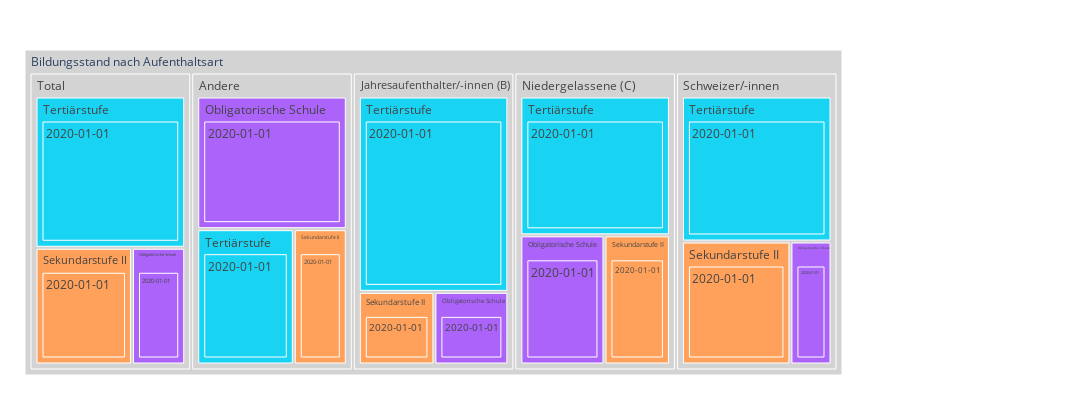

This figure's notebook cell:
### Code cell
myTitle="Bildungsstand nach Aufenthaltsart"

fig = px.treemap(myTreemapAgg.reset_index(), path=[px.Constant(myTitle),'AufartLang', 'Bildungsstand', 'Jahr']
                 , values='mean_AntBev'
                 , color='Bildungsstand'
                 ## bei discrete scales (bei Klassen und Strings):                 
                 #, color_discrete_map={'(?)':'lightgrey','EVP':'gold', 'Ausländer/in':'#FF3030', 'PdA':'#EE3B3B', 'Grüne':'#A2CD5A','GLP':'#CAFF70','Die Mitte':'orange','FDP':'#104E8B','AL':'deeppink','SVP':'forestgreen', 'FL ZÜRI':'#8B864E','Volt':'#lightblue' }         
                 , color_discrete_map={'(?)':'lightgrey','Schweizer/in':'gold', 'SP':'#FF3030' }                   ## bei continuous scales (bei Zahlenwerten):
                , color_continuous_scale='Blues'
                #, color_continuous_midpoint=np.average(df['AnzBestWir'], weights=df['AnzBestWir'])  
                 ,height=400
                 ,width=1100                 
                )
fig.update_traces(root_color="grey")
fig.update_layout(margin = dict(t=50, l=25, r=250, b=25))
fig.show()

### Figure 1 — Plotly figure (JSON) as saved in the notebook; plotly's stock layout.template omitted (floating-point values rounded to 4 significant figures)
{"data": [{"branchvalues": "total", "customdata": [["Obligatorische Schule"], ["Obligatorische Schule"], ["Sekundarstufe II"], ["Sekundarstufe II"], ["Tertiärstufe"], ["Obligatorische Schule"], ["Obligatorische Schule"], ["Sekundarstufe II"], ["Tertiärstufe"], ["Tertiärstufe"], ["Obligatorische Schule"], ["Sekundarstufe II"], ["Sekundarstufe II"], ["Tertiärstufe"], ["Tertiärstufe"], ["Obligatorische Schule"], ["Obligatorische Schule"], ["Obligatorische Schule"], ["Obligatorische Schule"], ["Obligatorische Schule"], ["Sekundarstufe II"], ["Sekundarstufe II"], ["Sekundarstufe II"], ["Sekundarstufe II"], ["Sekundarstufe II"], ["Tertiärstufe"], ["Tertiärstufe"], ["Tertiärstufe"], ["Tertiärstufe"], ["Tertiärstufe"], ["(?)"], ["(?)"], ["(?)"], ["(?)"], ["(?)"], ["(?)"]], "domain": {"x": [0, 1], "y": [0, 1]}, "hovertemplate": "labels=%{label}<br>mean_AntBev=%{value}<br>parent=%{parent}<br>id=%{id}<br>Bildungsstand=%{customdata[0]}<extra></extra>", "ids": ["Bildungsstand nach Aufenthaltsart/Andere/Obligatorische Schule/2020-01-01", "Bildungsstand nach Aufenthaltsart/Schweizer/-innen/Obligatorische Schule/2020-01-01", "Bildungsstand nach Aufenthaltsart/Jahresaufenthalter/-innen (B)/Sekundarstufe II/2020-01-01", "Bildungsstand nach Aufenthaltsart/Total/Sekundarstufe II/2020-01-01", "Bildungsstand nach Aufenthaltsart/Niedergelassene (C)/Tertiärstufe/2020-01-01", "Bildungsstand nach Aufenthaltsart/Jahresaufenthalter/-innen (B)/Obligatorische Schule/2020-01-01", "Bildungsstand nach Aufenthaltsart/Total/Obligatorische Schule/2020-01-01", "Bildungsstand nach Aufenthaltsart/Niedergelassene (C)/Sekundarstufe II/2020-01-01", "Bildungsstand nach Aufenthaltsart/Andere/Tertiärstufe/2020-01-01", "Bildungsstand nach Aufenthaltsart/Schweizer/-innen/Tertiärstufe/2020-01-01", "Bildungsstand nach Aufenthaltsart/Niedergelassene (C)/Obligatorische Schule/2020-01-01", "Bildungsstand nach Aufenthaltsart/Andere/Sekundarstufe II/2020-01-01", "Bildungsstand nach Aufenthaltsart/Schweizer/-innen/Sekundarstufe II/2020-01-01", "Bildungsstand nach Aufenthaltsart/Jahresaufenthalter/-innen (B)/Tertiärstufe/2020-01-01", "Bildungsstand nach Aufenthaltsart/Total/Tertiärstufe/2020-01-01", "Bildungsstand nach Aufenthaltsart/Andere/Obligatorische Schule", "Bildungsstand nach Aufenthaltsart/Jahresaufenthalter/-innen (B)/Obligatorische Schule", "Bildungsstand nach Aufenthaltsart/Niedergelassene (C)/Obligatorische Schule", "Bildungsstand nach Aufenthaltsart/Schweizer/-innen/Obligatorische Schule", "Bildungsstand nach Aufenthaltsart/Total/Obligatorische Schule", "Bildungsstand nach Aufenthaltsart/Andere/Sekundarstufe II", "Bildungsstand nach Aufenthaltsart/Jahresaufenthalter/-innen (B)/Sekundarstufe II", "Bildungsstand nach Aufenthaltsart/Niedergelassene (C)/Sekundarstufe II", "Bildungsstand nach Aufenthaltsart/Schweizer/-innen/Sekundarstufe II", "Bildungsstand nach Aufenthaltsart/Total/Sekundarstufe II", "Bildungsstand nach Aufenthaltsart/Andere/Tertiärstufe", "Bildungsstand nach Aufenthaltsart/Jahresaufenthalter/-innen (B)/Tertiärstufe", "Bildungsstand nach Aufenthaltsart/Niedergelassene (C)/Tertiärstufe", "Bildungsstand nach Aufenthaltsart/Schweizer/-innen/Tertiärstufe", "Bildungsstand nach Aufenthaltsart/Total/Tertiärstufe", "Bildungsstand nach Aufenthaltsart/Andere", "Bildungsstand nach Aufenthaltsart/Jahresaufenthalter/-innen (B)", "Bildungsstand nach Aufenthaltsart/Niedergelassene (C)", "Bildungsstand nach Aufenthaltsart/Schweizer/-innen", "Bildungsstand nach Aufenthaltsart/Total", "Bildungsstand nach Aufenthaltsart"], "labels": ["2020-01-01", "2020-01-01", "2020-01-01", "2020-01-01", "2020-01-01", "2020-01-01", "2020-01-01", "2020-01-01", "2020-01-01", "2020-01-01", "2020-01-01", "2020-01-01", "2020-01-01", "2020-01-01", "2020-01-01", "Obligatorische Schule", "Obligatorische Schule", "Obligatorische Schule", "Obligatorische Schule", "Obligatorische Schule", "Sekundarstufe II", "Sekundarstufe II", "Sekundarstufe II", "Sekundarstufe II", "Sekundarstufe II", "Tertiärstufe", "Tertiärstufe", "Tertiärstufe", "Tertiärstufe", "Tertiärstufe", "Andere", "Jahresaufenthalter/-innen (B)", "Niedergelassene (C)", "Schweizer/-innen", "Total", "Bildungsstand nach Aufenthaltsart"], "marker": {"colors": ["#ab63fa", "#ab63fa", "#FFA15A", "#FFA15A", "#19d3f3", "#ab63fa", "#ab63fa", "#FFA15A", "#19d3f3", "#19d3f3", "#ab63fa", "#FFA15A", "#FFA15A", "#19d3f3", "#19d3f3", "#ab63fa", "#ab63fa", "#ab63fa", "#ab63fa", "#ab63fa", "#FFA15A", "#FFA15A", "#FFA15A", "#FFA15A", "#FFA15A", "#19d3f3", "#19d3f3", "#19d3f3", "#19d3f3", "#19d3f3", "lightgrey", "lightgrey", "lightgrey", "lightgrey", "lightgrey", "lightgrey"]}, "name": "", "parents": ["Bildungsstand nach Aufenthaltsart/Andere/Obligatorische Schule", "Bildungsstand nach Aufenthaltsart/Schweizer/-innen/Obligatorische Schule", "Bildungsstand nach Aufenthaltsart/Jahresaufenthalter/-innen (B)/Sekundarstufe II", "Bildungsstand nach Aufenthaltsart/Total/Sekundarstufe II", "Bildungsstand nach Aufenthaltsart/Niedergelassene (C)/Tertiärstufe", "Bildungsstand nach Aufenthaltsart/Jahresaufenthalter/-innen (B)/Obligatorische Schule", "Bildungsstand nach Aufenthaltsart/Total/Obligatorische Schule", "Bildungsstand nach Aufenthaltsart/Niedergelassene (C)/Sekundarstufe II", "Bildungsstand nach Aufenthaltsart/Andere/Tertiärstufe", "Bildungsstand nach Aufenthaltsart/Schweizer/-innen/Tertiärstufe", "Bildungsstand nach Aufenthaltsart/Niedergelassene (C)/Obligatorische Schule", "Bildungsstand nach Aufenthaltsart/Andere/Sekundarstufe II", "Bildungsstand nach Aufenthaltsart/Schweizer/-innen/Sekundarstufe II", "Bildungsstand nach Aufenthaltsart/Jahresaufenthalter/-innen (B)/Tertiärstufe", "Bildungsstand nach Aufenthaltsart/Total/Tertiärstufe", "Bildungsstand nach Aufenthaltsart/Andere", "Bildungsstand nach Aufenthaltsart/Jahresaufenthalter/-innen (B)", "Bildungsstand nach Aufenthaltsart/Niedergelassene (C)", "Bildungsstand nach Aufenthaltsart/Schweizer/-innen", "Bildungsstand nach Aufenthaltsart/Total", "Bildungsstand nach Aufenthaltsart/Andere", "Bildungsstand nach Aufenthaltsart/Jahresaufenthalter/-innen (B)", "Bildungsstand nach Aufenthaltsart/Niedergelassene (C)", "Bildungsstand nach Aufenthaltsart/Schweizer/-innen", "Bildungsstand nach Aufenthaltsart/Total", "Bildungsstand nach Aufenthaltsart/Andere", "Bildungsstand nach Aufenthaltsart/Jahresaufenthalter/-innen (B)", "Bildungsstand nach Aufenthaltsart/Niedergelassene (C)", "Bildungsstand nach Aufenthaltsart/Schweizer/-innen", "Bildungsstand nach Aufenthaltsart/Total", "Bildungsstand nach Aufenthaltsart", "Bildungsstand nach Aufenthaltsart", "Bildungsstand nach Aufenthaltsart", "Bildungsstand nach Aufenthaltsart", "Bildungsstand nach Aufenthaltsart", ""], "root": {"color": "grey"}, "type": "treemap", "values": [49.5, 12.6, 13.7, 28.1, 51.8, 13.4, 15.5, 21.1, 32.6, 54.1, 27.1, 17.9, 33.3, 72.9, 56.5, 49.5, 13.4, 27.1, 12.6, 15.5, 17.9, 13.7, 21.1, 33.3, 28.1, 32.6, 72.9, 51.8, 54.1, 56.5, 100, 100, 100, 100, 100.1, 500.1]}], "layout": {"height": 400, "legend": {"tracegroupgap": 0}, "margin": {"b": 25, "l": 25, "r": 250, "t": 50}, "width": 1100}}
